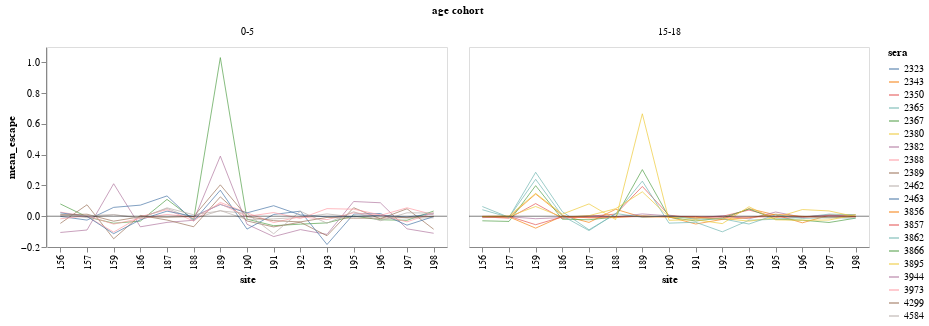

Notebook source saved alongside this figure:
### Code cell
sera_names_b = [ped_sera_names, teen_sera_names]

plot_agg_escape(filtered_models_b, sera_names_b, b_sites, 'mean')

### Figure 1 — Vega-Lite specification as saved in the notebook (floating-point values rounded to 4 significant figures; data arrays with more than 128 entries replaced by an {"elided": "..."} marker saying what was removed)
{"config": {"view": {"continuousWidth": 300, "continuousHeight": 300}, "axis": {"grid": false}}, "data": {"name": "data-12754466cd140b1f24fd2d69b36172dd"}, "facet": {"field": "age_group", "title": "age cohort", "type": "nominal"}, "spec": {"layer": [{"mark": {"type": "line", "opacity": 0.7, "size": 1}, "encoding": {"color": {"field": "serum", "legend": {"orient": "right", "title": "sera"}, "type": "nominal"}, "x": {"field": "site", "title": "site", "type": "nominal"}, "y": {"field": "escape", "title": "mean_escape", "type": "quantitative"}}}, {"data": {"name": "data-06fd9f850666401b4599de5588b60692"}, "mark": {"type": "rule", "opacity": 0.5}, "encoding": {"y": {"field": "y", "type": "quantitative"}}}], "height": 200, "width": 400}, "columns": 2, "resolve": {"axis": {"x": "independent"}}, "$schema": "https://vega.github.io/schema/vega-lite/v5.6.1.json", "datasets": {"data-12754466cd140b1f24fd2d69b36172dd": {"elided": "300 records"}, "data-06fd9f850666401b4599de5588b60692": [{"y": 0}]}}
